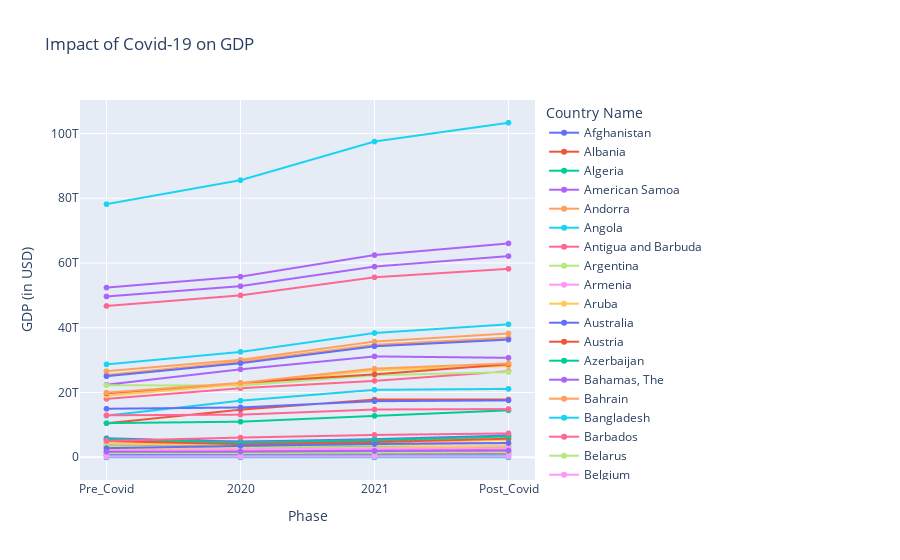

The notebook cell saved with this chart:
### Code cell
create_gdp_line_chart(melted_data)
